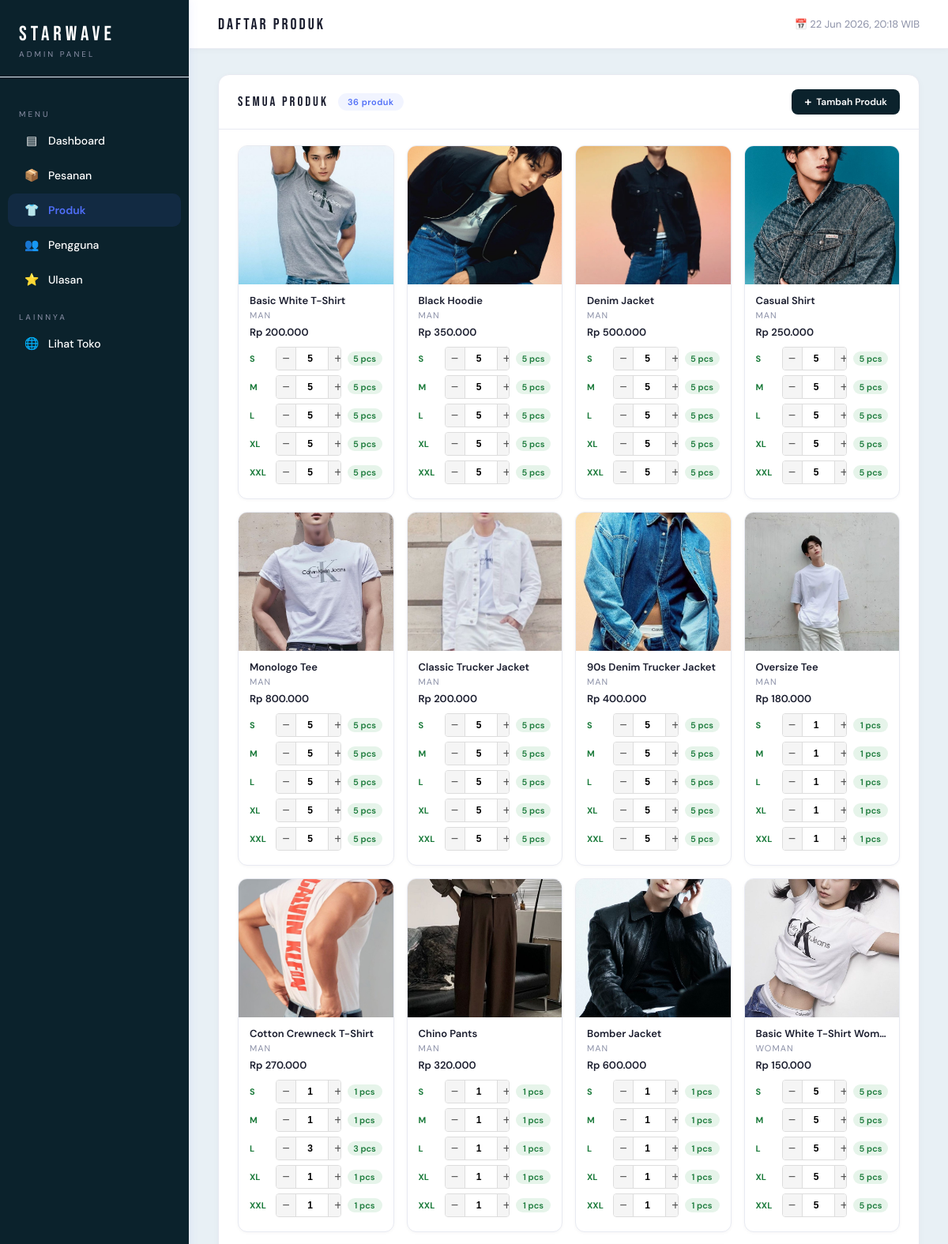
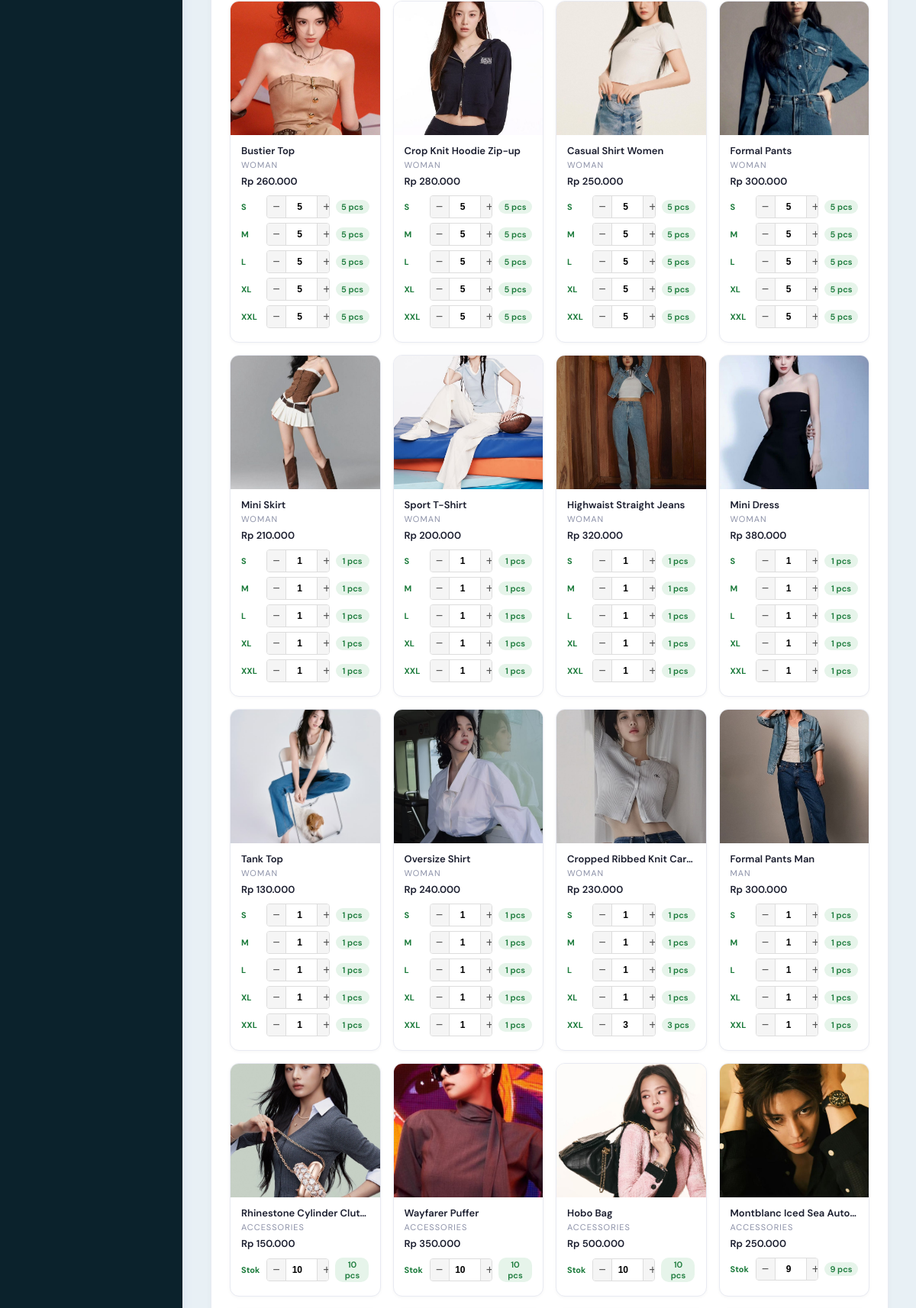
The app's page /admin/produk.php (signed in, upper part) with its own data (2 pictures, top to bottom).
### tables this page shows
CREATE TABLE `produk` (
  `id` int(11) NOT NULL,
  `nama_produk` varchar(255) DEFAULT NULL,
  `harga` int(11) DEFAULT NULL,
  `gambar` varchar(255) DEFAULT NULL,
  `deskripsi` text DEFAULT NULL,
  `kategori` varchar(50) DEFAULT NULL,
  `created_at` datetime DEFAULT current_timestamp(),
  `stok_s` tinyint(1) DEFAULT 1,
  `stok_m` tinyint(1) DEFAULT 1,
  `stok_l` tinyint(1) DEFAULT 1,
  `stok_xl` tinyint(1) DEFAULT 1,
  `stok_xxl` tinyint(1) DEFAULT 1,
  `stok` int(11) NOT NULL DEFAULT 0
);

### admin/produk.php (the view, shortened to what this page needs)
<?php
require 'auth_check.php';
$total_produk = $pdo->query("SELECT COUNT(*) FROM produk")->fetchColumn();
$stmt        = $pdo->query("SELECT * FROM produk ORDER BY created_at DESC");
$produk_list = $stmt->fetchAll(PDO::FETCH_ASSOC);
?>
<!DOCTYPE html>
<html lang="id">
<head>
    <link rel="stylesheet" href="admin.css">
</head>
<body>
<aside class="sidebar">
    <div class="sidebar-brand">
        <div class="brand-name">STARWAVE</div>
        <div class="brand-label">Admin Panel</div>
    </div>
    <nav class="sidebar-nav">
        <div class="nav-section">Menu</div>
        <a class="nav-item" href="dashboard.php"><span class="icon">▤</span> Dashboard</a>
        <a class="nav-item" href="pesanan.php">
            <span class="icon">📦</span> Pesanan
        </a>
        <a class="nav-item active" href="produk.php"><span class="icon">👕</span> Produk</a>
        <a class="nav-item" href="pengguna.php"><span class="icon">👥</span> Pengguna</a>
        <a class="nav-item" href="ulasan.php"><span class="icon">⭐</span> Ulasan</a>
        <div class="nav-section">Lainnya</div>
        <a class="nav-item" href="../index.php"><span class="icon">🌐</span> Lihat Toko</a>
    </nav>
</aside>
<div class="main">
    <div class="topbar">
        <div class="topbar-title">DAFTAR PRODUK</div>
        <div class="topbar-right">
            <span>📅 <?= date('d M Y, H:i') ?> WIB</span>
        </div>
    </div>
    <div class="content">
        <div class="section">
            <div class="section-header">
                <div style="display:flex;align-items:center;gap:12px;">
                    <div class="section-title">SEMUA PRODUK</div>
                    <div class="section-badge" id="badge-total"><?= $total_produk ?> produk</div>
                </div>
                <a href="tambah_produk.php" class="btn-tambah">
                    <span style="font-size:16px;line-height:1;">+</span> Tambah Produk
                </a>
            </div>
            <?php if (empty($produk_list)): ?>
                <div style="text-align:center;padding:60px;color:var(--muted);">
                    Belum ada produk di database.
                </div>
            <?php else: ?>
                <div class="produk-grid">
                    <?php foreach ($produk_list as $p): ?>
                        <div class="produk-card" id="card-<?= $p['id'] ?>">
                            <img src="../<?= htmlspecialchars($p['gambar'] ?? 'asset/posterutama.png') ?>"
                                 alt="<?= htmlspecialchars($p['nama_produk'] ?? $p['nama'] ?? '') ?>"
                                 onerror="this.src='../asset/posterutama.png'">
                            <div class="produk-info">
                                <div class="produk-name"><?= htmlspecialchars($p['nama_produk'] ?? $p['nama'] ?? 'Produk') ?></div>
                                <div class="produk-cat"><?= htmlspecialchars($p['kategori'] ?? '') ?></div>
                                <?php if (!empty($p['harga'])): ?>
                                    <div class="produk-harga" id="harga-<?= $p['id'] ?>"
                                         style="font-size:13px;color:var(--accent);margin-top:6px;font-weight:600;">
                                        Rp <?= number_format($p['harga'], 0, ',', '.') ?>
                                    </div>
                                <?php endif; ?>
                                <?php if (strtolower($p['kategori']) === 'accessories'): ?>
                                    <div class="stok-sizes" style="margin-top:10px;">
                                        <?php
                                            $jumlah = (int)($p['stok'] ?? 0);
                                            $status = $jumlah > 0 ? 'ada' : 'habis';
                                        ?>
                                        <div class="stok-row">
                                            <span class="stok-label <?= $status ?>">Stok</span>
                                            <div class="stok-input-group">
                                                <button type="button" class="stok-dec"
                                                    onclick="ubahStok(<?= $p['id'] ?>, 'accessories', this, -1)">−</button>
                                                <input type="number" class="stok-angka"
                                                    id="stok-<?= $p['id'] ?>-accessories"
                                                    value="<?= $jumlah ?>" min="0"
                                                    onchange="simpanStok(<?= $p['id'] ?>, 'accessories', this)">
                                                <button type="button" class="stok-inc"
                                                    onclick="ubahStok(<?= $p['id'] ?>, 'accessories', this, 1)">+</button>
                                            </div>
                                            <span class="stok-badge <?= $status ?>"
                                                  id="badge-<?= $p['id'] ?>-accessories">
                                                <?= $jumlah > 0 ? $jumlah . ' pcs' : 'Habis' ?>
                                            </span>
                                        </div>
                                    </div>
                                <?php else: ?>
                                    <div class="stok-sizes" style="margin-top:10px;">
                                        <?php foreach (['S', 'M', 'L', 'XL', 'XXL'] as $sz):
                                            $kolom  = 'stok_' . strtolower($sz);
                                            $jumlah = (int)($p[$kolom] ?? 0);
                                            $status = $jumlah > 0 ? 'ada' : 'habis';
                                        ?>
                                            <div class="stok-row">
                                                <span class="stok-label <?= $status ?>"><?= $sz ?></span>
                                                <div class="stok-input-group">
                                                    <button type="button" class="stok-dec"
                                                        onclick="ubahStok(<?= $p['id'] ?>, '<?= $sz ?>', this, -1)">−</button>
                                                    <input type="number" class="stok-angka"
                                                        id="stok-<?= $p['id'] ?>-<?= strtolower($sz) ?>"
                                                        value="<?= $jumlah ?>" min="0"
                                                        onchange="simpanStok(<?= $p['id'] ?>, '<?= $sz ?>', this)">
                                                    <button type="button" class="stok-inc"
                                                        onclick="ubahStok(<?= $p['id'] ?>, '<?= $sz ?>', this, 1)">+</button>
                                                </div>
                                                <span class="stok-badge <?= $status ?>"
                                                      id="badge-<?= $p['id'] ?>-<?= strtolower($sz) ?>">
                                                    <?= $jumlah > 0 ? $jumlah . ' pcs' : 'Habis' ?>
                                                </span>
                                            </div>
                                        <?php endforeach; ?>
                                    </div>
                                <?php endif; ?>
                            </div>
                        </div>
                    <?php endforeach; ?>
                </div>
            <?php endif; ?>
        </div>
    </div>
</div>
</body>
</html>

### admin/admin.css (style rules this page uses)
*, *::before, *::after { margin: 0; padding: 0; box-sizing: border-box; }
body { background: #e8f0f5; color: #1a1d2e; font-family: 'DM Sans', sans-serif; min-height: 100vh; display: flex; }
.sidebar { width: 240px; background: #ffffff; border-right: 1px solid #e8eaf2; display: flex; flex-direction: column; position: fixed; top: 0; left: 0; bottom: 0; z-index: 100; box-shadow: 2px 0 12px rgba(79,110,247,0.06); background: #0b222c; }
.sidebar-brand { padding: 28px 24px 22px; border-bottom: 1px solid #e8eaf2; }
.sidebar-brand .brand-name { font-family: 'Bebas Neue', sans-serif; font-size: 26px; letter-spacing: 5px; color: #ffffff }
.sidebar-brand .brand-label { font-size: 10px; letter-spacing: 3px; text-transform: uppercase; color: #8b90a7; margin-top: 3px; }
.sidebar-nav { flex: 1; padding: 20px 0; }
.nav-section { font-size: 10px; letter-spacing: 3px; text-transform: uppercase; color: #8b90a7; padding: 0 24px; margin: 20px 0 6px; }
.nav-item { display: flex; align-items: center; gap: 11px; padding: 11px 20px; margin: 2px 10px; border-radius: 10px; color: #ffffff; text-decoration: none; font-size: 14px; font-weight: 500; transition: all 0.18s; cursor: pointer; }
.nav-item.active { color: #4f6ef7; background: rgba(79,110,247,0.1); font-weight: 600; }
.nav-item .icon { font-size: 15px; width: 20px; text-align: center; }
.main { margin-left: 240px; flex: 1; display: flex; flex-direction: column; min-height: 100vh; background: #e8f0f5 }
.topbar { background: #ffffff; border-bottom: 1px solid #e8eaf2; padding: 0 36px; height: 62px; display: flex; align-items: center; justify-content: space-between; position: sticky; top: 0; z-index: 50; box-shadow: 0 1px 8px rgba(0,0,0,0.04); }
.topbar-title { font-family: 'Bebas Neue', sans-serif; font-size: 20px; letter-spacing: 3px; color: #1a1d2e; }
.topbar-right { display: flex; align-items: center; gap: 16px; font-size: 13px; color: #8b90a7; }
.content { padding: 32px 36px; }
.section { background: #ffffff; border: 1px solid #e8eaf2; border-radius: 14px; margin-bottom: 24px; overflow: hidden; box-shadow: 0 2px 8px rgba(0,0,0,0.03); }
.section-header { display: flex; align-items: center; justify-content: space-between; padding: 18px 24px; border-bottom: 1px solid #e8eaf2; }
.section-title { font-family: 'Bebas Neue', sans-serif; font-size: 17px; letter-spacing: 3px; color: #1a1d2e; }
.section-badge { font-size: 11px; background: rgba(79,110,247,0.08); color: #4f6ef7; padding: 4px 12px; border-radius: 20px; font-weight: 600; letter-spacing: 0.5px; }
.btn-tambah { display: inline-flex; align-items: center; gap: 6px; padding: 8px 16px; background: #0b222c; color: #fff; border-radius: 8px; font-family: 'DM Sans', sans-serif; font-size: 12px; font-weight: 600; text-decoration: none; border: none; cursor: pointer; transition: background 0.15s; }
.produk-grid { display: grid; grid-template-columns: repeat(auto-fill, minmax(170px, 1fr)); gap: 16px; padding: 20px 24px; }
.produk-card { background: #ffffff; border: 1px solid #e8eaf2; border-radius: 12px; overflow: hidden; position: relative; transition: box-shadow 0.18s, transform 0.18s; box-shadow: 0 1px 4px rgba(0,0,0,0.04); }
.produk-card img { width: 100%; height: 175px; object-fit: cover; display: block; }
.produk-info { padding: 12px 14px; }
.produk-name { font-size: 13px; font-weight: 600; margin-bottom: 3px; white-space: nowrap; overflow: hidden; text-overflow: ellipsis; color: #1a1d2e; }
.produk-cat { font-size: 11px; color: #8b90a7; letter-spacing: 1px; text-transform: uppercase; }
.stok-row { display: flex; align-items: center; gap: 8px; margin-bottom: 6px; font-size: 12px; }
.stok-label { width: 28px; font-weight: 700; font-size: 11px; }
.stok-label.ada { color: #1a7a3a; }
.stok-input-group { display: flex; flex-direction: row; align-items: center; border: 1.5px solid #ddd; border-radius: 4px; overflow: hidden; }
.stok-dec, .stok-inc { width: 24px; height: 28px; background: #f5f5f5; border: none; cursor: pointer; font-size: 16px; color: #555; line-height: 1; flex-shrink: 0; transition: background 0.15s; }
.stok-angka { width: 42px; height: 28px; border: none; border-left: 1px solid #ddd; border-right: 1px solid #ddd; text-align: right; padding-right: 4px; font-size: 12px; font-weight: 600; outline: none; }
.stok-badge { font-size: 11px; font-weight: 600; padding: 2px 7px; border-radius: 10px; min-width: 44px; text-align: center; }
.stok-badge.ada { background: #e6f4ea; color: #1a7a3a; }
.main { overflow-x: hidden; }

### records on screen
produk: gambar (picture), nama_produk "Basic White T-Shirt", kategori "MAN", harga "200.000", sz "S", stok_s "5", sz "M", stok_m "5", sz "L", stok_l "5", sz "XL", stok_xl "5", sz "XXL", stok_xxl "5"
produk: gambar (picture), nama_produk "Black Hoodie", kategori "MAN", harga "350.000", sz "S", stok_s "5", sz "M", stok_m "5", sz "L", stok_l "5", sz "XL", stok_xl "5", sz "XXL", stok_xxl "5"
produk: gambar (picture), nama_produk "Denim Jacket", kategori "MAN", harga "500.000", sz "S", stok_s "5", sz "M", stok_m "5", sz "L", stok_l "5", sz "XL", stok_xl "5", sz "XXL", stok_xxl "5"
produk: gambar (picture), nama_produk "Casual Shirt", kategori "MAN", harga "250.000", sz "S", stok_s "5", sz "M", stok_m "5", sz "L", stok_l "5", sz "XL", stok_xl "5", sz "XXL", stok_xxl "5"
produk: gambar (picture), nama_produk "Monologo Tee", kategori "MAN", harga "800.000", sz "S", id+stok_s "5", stok_s "5", sz "M", id+stok_m "5", stok_m "5", sz "L", id+stok_l "5", stok_l "5", sz "XL", id+stok_xl "5", stok_xl "5", sz "XXL", id+stok_xxl "5", stok_xxl "5"
produk: gambar (picture), nama_produk "Classic Trucker Jacket", kategori "MAN", harga "200.000", sz "S", stok_s "5", sz "M", stok_m "5", sz "L", stok_l "5", sz "XL", stok_xl "5", sz "XXL", stok_xxl "5"
produk: gambar (picture), nama_produk "90s Denim Trucker Jacket", kategori "MAN", harga "400.000", sz "S", stok_s "5", sz "M", stok_m "5", sz "L", stok_l "5", sz "XL", stok_xl "5", sz "XXL", stok_xxl "5"
produk: gambar (picture), nama_produk "Oversize Tee", kategori "MAN", harga "180.000", sz "S", stok_s "1", sz "M", stok_m "1", sz "L", stok_l "1", sz "XL", stok_xl "1", sz "XXL", stok_xxl "1"
produk: gambar (picture), nama_produk "Cotton Crewneck T-Shirt", kategori "MAN", harga "270.000", sz "S", stok_s "1", sz "M", stok_m "1", sz "L", stok_l "3", sz "XL", stok_xl "1", sz "XXL", stok_xxl "1"
produk: gambar (picture), nama_produk "Chino Pants", kategori "MAN", harga "320.000", sz "S", stok_s "1", sz "M", stok_m "1", sz "L", stok_l "1", sz "XL", stok_xl "1", sz "XXL", stok_xxl "1"
produk: gambar (picture), nama_produk "Bomber Jacket", kategori "MAN", harga "600.000", sz "S", stok_s "1", sz "M", stok_m "1", sz "L", stok_l "1", sz "XL", stok_xl "1", sz "XXL", stok_xxl "1"
produk: gambar (picture), nama_produk "Basic White T-Shirt Wom…", kategori "WOMAN", harga "150.000", sz "S", stok_s "5", sz "M", stok_m "5", sz "L", stok_l "5", sz "XL", stok_xl "5", sz "XXL", stok_xxl "5"
produk: gambar (picture), nama_produk "Bustier Top", kategori "WOMAN", harga "260.000", sz "S", stok_s "5", sz "M", stok_m "5", sz "L", stok_l "5", sz "XL", stok_xl "5", sz "XXL", stok_xxl "5"
produk: gambar (picture), nama_produk "Crop Knit Hoodie Zip-up", kategori "WOMAN", harga "280.000", sz "S", stok_s "5", sz "M", stok_m "5", sz "L", stok_l "5", sz "XL", stok_xl "5", sz "XXL", stok_xxl "5"
produk: gambar (picture), nama_produk "Casual Shirt Women", kategori "WOMAN", harga "250.000", sz "S", stok_s "5", sz "M", stok_m "5", sz "L", stok_l "5", sz "XL", stok_xl "5", sz "XXL", stok_xxl "5"
produk: gambar (picture), nama_produk "Formal Pants", kategori "WOMAN", harga "300.000", sz "S", stok_s "5", sz "M", stok_m "5", sz "L", stok_l "5", sz "XL", stok_xl "5", sz "XXL", stok_xxl "5"
produk: gambar (picture), nama_produk "Mini Skirt", kategori "WOMAN", harga "210.000", sz "S", stok_s "1", sz "M", stok_m "1", sz "L", stok_l "1", sz "XL", stok_xl "1", sz "XXL", stok_xxl "1"
produk: gambar (picture), nama_produk "Sport T-Shirt", kategori "WOMAN", harga "200.000", sz "S", stok_s "1", sz "M", stok_m "1", sz "L", stok_l "1", sz "XL", stok_xl "1", sz "XXL", stok_xxl "1"
produk: gambar (picture), nama_produk "Highwaist Straight Jeans", kategori "WOMAN", harga "320.000", sz "S", stok_s "1", sz "M", stok_m "1", sz "L", stok_l "1", sz "XL", stok_xl "1", sz "XXL", stok_xxl "1"
produk: gambar (picture), nama_produk "Mini Dress", kategori "WOMAN", harga "380.000", sz "S", stok_s "1", sz "M", stok_m "1", sz "L", stok_l "1", sz "XL", stok_xl "1", sz "XXL", stok_xxl "1"
produk: gambar (picture), nama_produk "Tank Top", kategori "WOMAN", harga "130.000", sz "S", stok_s "1", sz "M", stok_m "1", sz "L", stok_l "1", sz "XL", stok_xl "1", sz "XXL", stok_xxl "1"
produk: gambar (picture), nama_produk "Oversize Shirt", kategori "WOMAN", harga "240.000", sz "S", stok_s "1", sz "M", stok_m "1", sz "L", stok_l "1", sz "XL", stok_xl "1", sz "XXL", stok_xxl "1"
produk: gambar (picture), nama_produk "Cropped Ribbed Knit Car…", kategori "WOMAN", harga "230.000", sz "S", stok_s "1", sz "M", stok_m "1", sz "L", stok_l "1", sz "XL", stok_xl "1", sz "XXL", stok_xxl "3"
produk: gambar (picture), nama_produk "Formal Pants Man", kategori "MAN", harga "300.000", sz "S", stok_s "1", sz "M", stok_m "1", sz "L", stok_l "1", sz "XL", stok_xl "1", sz "XXL", stok_xxl "1"
produk: gambar (picture), nama_produk "Rhinestone Cylinder Clut…", kategori "ACCESSORIES", harga "150.000", stok "10"
produk: gambar (picture), nama_produk "Wayfarer Puffer", kategori "ACCESSORIES", harga "350.000", stok "10"
produk: gambar (picture), nama_produk "Hobo Bag", kategori "ACCESSORIES", harga "500.000", stok "10"
produk: gambar (picture), nama_produk "Montblanc Iced Sea Auto…", kategori "ACCESSORIES", harga "250.000", stok "9"

### other values on screen
$total_produk "36"
